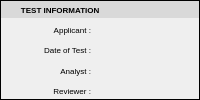
         <widget class="QFrame" name="frame_2">
          <property name="minimumSize">
           <size>
            <width>0</width>
            <height>50</height>
           </size>
          </property>
          <property name="styleSheet">
           <string notr="true">QFrame#frame_2 {
     border: 1px solid #808080;
 }</string>
          </property>
          <property name="frameShape">
           <enum>QFrame::Box</enum>
          </property>
          <property name="frameShadow">
           <enum>QFrame::Plain</enum>
          </property>
          <layout class="QVBoxLayout" name="verticalLayout_3">
           <property name="spacing">
            <number>3</number>
           </property>
           <property name="leftMargin">
            <number>0</number>
           </property>
           <property name="topMargin">
            <number>0</number>
           </property>
           <property name="rightMargin">
            <number>0</number>
           </property>
           <property name="bottomMargin">
            <number>0</number>
           </property>
           <item>
            <layout class="QHBoxLayout" name="horizontalLayout_14">
             <item>
              <widget class="QLabel" name="label_20">
               <property name="font">
                <font>
                 <family>Arial</family>
                 <pointsize>6</pointsize>
                 <weight>75</weight>
                 <bold>true</bold>
                </font>
               </property>
               <property name="styleSheet">
                <string notr="true">background-color: #D9D9D9</string>
               </property>
               <property name="text">
                <string>         TEST INFORMATION</string>
               </property>
               <property name="alignment">
                <set>Qt::AlignLeading|Qt::AlignLeft|Qt::AlignVCenter</set>
               </property>
               <property name="margin">
                <number>1</number>
               </property>
              </widget>
             </item>
            </layout>
           </item>
           <item>
            <layout class="QHBoxLayout" name="horizontalLayout_13">
             <property name="spacing">
              <number>10</number>
             </property>
             <item>
              <widget class="QLabel" name="label_18">
               <property name="maximumSize">
                <size>
                 <width>90</width>
                 <height>16777215</height>
                </size>
               </property>
               <property name="font">
                <font>
                 <family>Arial</family>
                 <pointsize>6</pointsize>
                </font>
               </property>
               <property name="text">
                <string>Applicant :</string>
               </property>
               <property name="alignment">
                <set>Qt::AlignRight|Qt::AlignTrailing|Qt::AlignVCenter</set>
               </property>
              </widget>
             </item>
             <item>
              <widget class="QLabel" name="labelApplicant">
               <property name="font">
                <font>
                 <family>Arial</family>
                 <pointsize>6</pointsize>
                </font>
               </property>
               <property name="text">
                <string/>
               </property>
              </widget>
             </item>
            </layout>
           </item>
           <item>
            <layout class="QHBoxLayout" name="horizontalLayout_12">
             <property name="spacing">
              <number>10</number>
             </property>
             <item>
              <widget class="QLabel" name="label_16">
               <property name="maximumSize">
                <size>
                 <width>90</width>
                 <height>16777215</height>
                </size>
               </property>
               <property name="font">
                <font>
                 <family>Arial</family>
                 <pointsize>6</pointsize>
                </font>
               </property>
               <property name="text">
                <string>Date of Test :</string>
               </property>
               <property name="alignment">
                <set>Qt::AlignRight|Qt::AlignTrailing|Qt::AlignVCenter</set>
               </property>
              </widget>
             </item>
             <item>
              <widget class="QLabel" name="labelTestingDate">
               <property name="font">
                <font>
                 <family>Arial</family>
                 <pointsize>6</pointsize>
                </font>
               </property>
               <property name="text">
                <string/>
               </property>
              </widget>
             </item>
            </layout>
           </item>
           <item>
            <layout class="QHBoxLayout" name="horizontalLayout_11">
             <property name="spacing">
              <number>10</number>
             </property>
             <item>
              <widget class="QLabel" name="label_14">
               <property name="maximumSize">
                <size>
                 <width>90</width>
                 <height>16777215</height>
                </size>
               </property>
               <property name="font">
                <font>
                 <family>Arial</family>
                 <pointsize>6</pointsize>
                </font>
               </property>
               <property name="text">
                <string>Analyst :</string>
               </property>
               <property name="alignment">
                <set>Qt::AlignRight|Qt::AlignTrailing|Qt::AlignVCenter</set>
               </property>
              </widget>
             </item>
             <item>
              <widget class="QLabel" name="labelTestedBy">
               <property name="font">
                <font>
                 <family>Arial</family>
                 <pointsize>6</pointsize>
                </font>
               </property>
               <property name="text">
                <string/>
               </property>
              </widget>
             </item>
            </layout>
           </item>
           <item>
            <layout class="QHBoxLayout" name="horizontalLayout_15">
             <property name="spacing">
              <number>10</number>
             </property>
             <item>
              <widget class="QLabel" name="label_12">
               <property name="maximumSize">
                <size>
                 <width>90</width>
                 <height>16777215</height>
                </size>
               </property>
               <property name="font">
                <font>
                 <family>Arial</family>
                 <pointsize>6</pointsize>
                </font>
               </property>
               <property name="text">
                <string>Reviewer :</string>
               </property>
               <property name="alignment">
                <set>Qt::AlignRight|Qt::AlignTrailing|Qt::AlignVCenter</set>
               </property>
              </widget>
             </item>
             <item>
              <widget class="QLabel" name="label_11">
               <property name="font">
                <font>
                 <family>Arial</family>
                 <pointsize>6</pointsize>
                </font>
               </property>
               <property name="text">
                <string/>
               </property>
              </widget>
             </item>
            </layout>
           </item>
          </layout>
         </widget>
